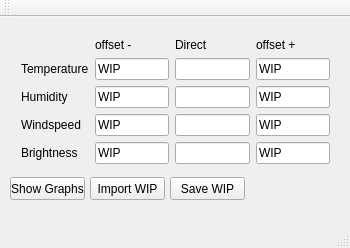
<?xml version="1.0" encoding="UTF-8"?>
<ui version="4.0">
 <class>MainWindow</class>
 <widget class="QMainWindow" name="MainWindow">
  <property name="geometry">
   <rect>
    <x>0</x>
    <y>0</y>
    <width>350</width>
    <height>248</height>
   </rect>
  </property>
  <property name="windowTitle">
   <string>MainWindow</string>
  </property>
  <widget class="QWidget" name="centralWidget">
   <widget class="QWidget" name="gridLayoutWidget">
    <property name="geometry">
     <rect>
      <x>10</x>
      <y>10</y>
      <width>331</width>
      <height>141</height>
     </rect>
    </property>
    <layout class="QGridLayout" name="gridLayout">
     <property name="sizeConstraint">
      <enum>QLayout::SetMinAndMaxSize</enum>
     </property>
     <item row="1" column="0">
      <widget class="QLabel" name="labelTemperature">
       <property name="text">
        <string>Temperature</string>
       </property>
      </widget>
     </item>
     <item row="4" column="0">
      <widget class="QLabel" name="labelBrightness">
       <property name="sizePolicy">
        <sizepolicy hsizetype="Minimum" vsizetype="Minimum">
         <horstretch>0</horstretch>
         <verstretch>0</verstretch>
        </sizepolicy>
       </property>
       <property name="text">
        <string>Brightness</string>
       </property>
      </widget>
     </item>
     <item row="2" column="0">
      <widget class="QLabel" name="labelHumidity">
       <property name="text">
        <string>Humidity</string>
       </property>
      </widget>
     </item>
     <item row="3" column="0">
      <widget class="QLabel" name="labelWindspeed">
       <property name="text">
        <string>Windspeed</string>
       </property>
      </widget>
     </item>
     <item row="1" column="2">
      <widget class="QLineEdit" name="showTemperature">
       <property name="inputMask">
        <string/>
       </property>
       <property name="readOnly">
        <bool>true</bool>
       </property>
      </widget>
     </item>
     <item row="4" column="2">
      <widget class="QLineEdit" name="showBrightness">
       <property name="readOnly">
        <bool>true</bool>
       </property>
      </widget>
     </item>
     <item row="3" column="2">
      <widget class="QLineEdit" name="showWindspeed">
       <property name="readOnly">
        <bool>true</bool>
       </property>
      </widget>
     </item>
     <item row="2" column="2">
      <widget class="QLineEdit" name="showHumidity">
       <property name="readOnly">
        <bool>true</bool>
       </property>
      </widget>
     </item>
     <item row="1" column="1">
      <widget class="QLineEdit" name="minTemperatureText">
       <property name="text">
        <string>WIP</string>
       </property>
      </widget>
     </item>
     <item row="0" column="2">
      <widget class="QLabel" name="label">
       <property name="text">
        <string>Direct</string>
       </property>
      </widget>
     </item>
     <item row="2" column="1">
      <widget class="QLineEdit" name="minHumidityText">
       <property name="text">
        <string>WIP</string>
       </property>
      </widget>
     </item>
     <item row="3" column="1">
      <widget class="QLineEdit" name="minWindspeedText">
       <property name="text">
        <string>WIP</string>
       </property>
      </widget>
     </item>
     <item row="4" column="1">
      <widget class="QLineEdit" name="minBrightnessText">
       <property name="text">
        <string>WIP</string>
       </property>
      </widget>
     </item>
     <item row="1" column="3">
      <widget class="QLineEdit" name="maxTemperatureText">
       <property name="text">
        <string>WIP</string>
       </property>
      </widget>
     </item>
     <item row="2" column="3">
      <widget class="QLineEdit" name="maxHumidityText">
       <property name="text">
        <string>WIP</string>
       </property>
      </widget>
     </item>
     <item row="3" column="3">
      <widget class="QLineEdit" name="maxWinspeedText">
       <property name="text">
        <string>WIP</string>
       </property>
      </widget>
     </item>
     <item row="4" column="3">
      <widget class="QLineEdit" name="maxBrightnessText">
       <property name="text">
        <string>WIP</string>
       </property>
      </widget>
     </item>
     <item row="0" column="1">
      <widget class="QLabel" name="minOffset">
       <property name="text">
        <string>offset -</string>
       </property>
      </widget>
     </item>
     <item row="0" column="3">
      <widget class="QLabel" name="maxOffset">
       <property name="text">
        <string>offset +</string>
       </property>
      </widget>
     </item>
    </layout>
   </widget>
   <widget class="QPushButton" name="pushButton">
    <property name="geometry">
     <rect>
      <x>10</x>
      <y>160</y>
      <width>75</width>
      <height>23</height>
     </rect>
    </property>
    <property name="text">
     <string>Show Graphs</string>
    </property>
   </widget>
   <widget class="QPushButton" name="pushButton_2">
    <property name="geometry">
     <rect>
      <x>90</x>
      <y>160</y>
      <width>75</width>
      <height>23</height>
     </rect>
    </property>
    <property name="text">
     <string>Import WIP</string>
    </property>
   </widget>
   <widget class="QPushButton" name="pushButton_3">
    <property name="geometry">
     <rect>
      <x>170</x>
      <y>160</y>
      <width>75</width>
      <height>23</height>
     </rect>
    </property>
    <property name="text">
     <string>Save WIP</string>
    </property>
   </widget>
  </widget>
  <widget class="QMenuBar" name="menuBar">
   <property name="geometry">
    <rect>
     <x>0</x>
     <y>0</y>
     <width>350</width>
     <height>20</height>
    </rect>
   </property>
  </widget>
  <widget class="QToolBar" name="mainToolBar">
   <attribute name="toolBarArea">
    <enum>TopToolBarArea</enum>
   </attribute>
   <attribute name="toolBarBreak">
    <bool>false</bool>
   </attribute>
  </widget>
  <widget class="QStatusBar" name="statusBar"/>
 </widget>
 <layoutdefault spacing="6" margin="11"/>
 <resources/>
 <connections/>
</ui>
